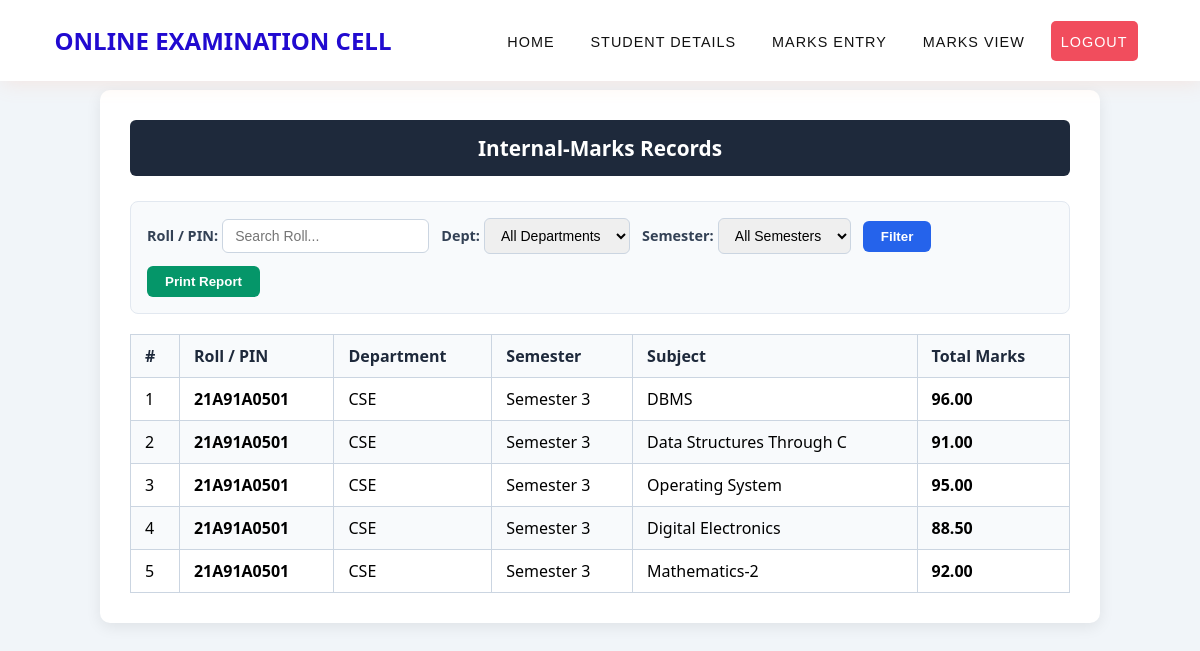
The page /internal/internal-view.php (signed in) on the database its author committed.
### tables this page shows
CREATE TABLE IF NOT EXISTS `internal` (
  `id` INT AUTO_INCREMENT PRIMARY KEY,
  `rollNumber` VARCHAR(30) NOT NULL,
  `department` VARCHAR(20) NOT NULL,
  `semester` VARCHAR(30) NOT NULL,
  `subject` VARCHAR(100) NOT NULL,
  `total` DECIMAL(5,2) NOT NULL DEFAULT 0.00,
  `created_at` TIMESTAMP DEFAULT CURRENT_TIMESTAMP
);

### internal/internal-view.php (the view, shortened to what this page needs)
<?php
require_once "db_config.php";
$filterRoll = trim($_GET['rollNumber'] ?? '');
?>
<!DOCTYPE html>
<html lang="en">
<head>
    <link rel="stylesheet" href="../css/style.css" />
</head>
<body>
    <section class="main">
        <nav>
            <a href="../index.php" class="logo">
                <h1 style="color: #210ad0; font-size: 24px; font-weight: 700; font-family: 'Segoe UI', Tahoma, Geneva, Verdana, sans-serif;">ONLINE EXAMINATION CELL</h1>
            </a>
            <ul class="menu" style="border-radius: 5px;">
                <li><a href="../index.php">Home</a></li>
                <li><a href="#">Student Details</a>
                </li>
                <li><a href="#">Marks Entry</a>
                </li>
                <li><a href="#">Marks View</a>
                </li>
                <li><a href="../logout.php" class="active" style="width: auto; border-radius: 5px; cursor: pointer;">Logout</a></li>
            </ul>
        </nav>
        <div class="container" id="printableArea">
            <h2>Internal-Marks Records</h2>
            <form method="GET" class="filter-bar">
                <div>
                    <label for="rollNumber">Roll / PIN:</label>
                    <input type="text" name="rollNumber" id="rollNumber" placeholder="Search Roll..." value="<?php echo htmlspecialchars($filterRoll); ?>"/>
                </div>
                <div>
                    <label for="department">Dept:</label>
                    <select name="department" id="department">
                        <option value="">All Departments</option>
                    </select>
                </div>
                <div>
                    <label for="semester">Semester:</label>
                    <select name="semester" id="semester">
                        <option value="">All Semesters</option>
                    </select>
                </div>
                <input type="submit" class="submit-btn" value="Filter">
                <button type="button" class="print-btn" onclick="window.print()">Print Report</button>
            </form>
            <table>
                <thead>
                    <tr>
                        <th>#</th>
                        <th>Roll / PIN</th>
                        <th>Department</th>
                        <th>Semester</th>
                        <th>Subject</th>
                        <th>Total Marks</th>
                    </tr>
                </thead>
                <tbody>
                <?php
                $where = ["1 = 1"];
                $query = "SELECT id, rollNumber, department, semester, subject, total FROM internal WHERE " . implode(" AND ", $where) . " ORDER BY id DESC";
                $stmt = $conn->prepare($query);
                if ($stmt) {
                    $stmt->execute();
                    $result = $stmt->get_result();
                    if ($result->num_rows > 0) {
                        $count = 1;
                        while ($row = $result->fetch_assoc()) {
                            echo "<tr>";
                            echo "<td>" . $count++ . "</td>";
                            echo "<td><strong>" . htmlspecialchars($row['rollNumber']) . "</strong></td>";
                            echo "<td>" . htmlspecialchars($row['department']) . "</td>";
                            echo "<td>" . htmlspecialchars($row['semester']) . "</td>";
                            echo "<td>" . htmlspecialchars($row['subject']) . "</td>";
                            echo "<td><strong>" . htmlspecialchars($row['total']) . "</strong></td>";
                            echo "</tr>";
                        }
                    } else {
                        echo "<tr><td colspan='6' style='text-align: center; color: #64748b; padding: 20px;'>No internal marks records found.</td></tr>";
                    }
                } else {
                    echo "<tr><td colspan='6' style='color: red;'>Database query error: " . htmlspecialchars($conn->error) . "</td></tr>";
                }
                ?>
                </tbody>
            </table>
        </div>
    </section>
</body>
</html>

### css/style.css (style rules this page uses)
body { margin:0px; padding: 0px; font-family: calibri; }
* { box-sizing: border-box; }
ul { list-style: none; }
a { text-decoration: none; }
input { outline: none; border: none; }
.main { width:100%; height:768px; }
nav { display: flex; font-family: 'Franklin Gothic Medium', 'Arial Narrow', Arial, sans-serif; align-items: center; justify-content: space-around; padding: 0px 30px; background-color:#fff; box-shadow: 2px 2px 20px rgba(255, 151, 103, 0.164); z-index: 1; width:100%; position: fixed; left: 0px; top: 0px; }
nav ul { display: flex; margin:0px; padding: 0px; }
nav ul li a { height:40px; line-height: 43px; margin: 8px; padding: 0px 10px; display: flex; font-size: 0.9rem; text-transform: uppercase; font-weight: 400; color:#111; letter-spacing: 1px; transition: 0.4s ease-in-out; }
.active { background-color: #F14D5D; color: #fff; }

### internal/internal-view.php (style rules this page uses)
body { font-family: 'Segoe UI', Tahoma, Geneva, Verdana, sans-serif; margin: 0; padding: 0; background-color: #f1f5f9; }
.container { max-width: 1000px; margin: 90px auto 40px; padding: 30px; background-color: #fff; border-radius: 10px; box-shadow: 0 4px 15px rgba(0, 0, 0, 0.08); }
h2 { background-color: #1e293b; color: #fff; text-align: center; padding: 14px; margin: 0 0 25px 0; border-radius: 6px; font-size: 1.3rem; }
table { width: 100%; border-collapse: collapse; margin-top: 20px; }
table, th, td { border: 1px solid #cbd5e1; }
th { background-color: #f8fafc; color: #1e293b; font-weight: 600; }
th, td { padding: 10px 14px; text-align: left; }
tr:nth-child(even) { background-color: #f8fafc; }
form.filter-bar { display: flex; gap: 12px; flex-wrap: wrap; align-items: center; margin-bottom: 20px; background: #f8fafc; padding: 16px; border-radius: 8px; border: 1px solid #e2e8f0; }
form.filter-bar label { font-weight: 600; font-size: 0.9rem; color: #334155; }
form.filter-bar select, form.filter-bar input[type="text"] { padding: 8px 12px; border: 1px solid #cbd5e1; border-radius: 6px; font-size: 14px; }
.submit-btn { background-color: #2563eb; color: #fff; border: none; padding: 8px 18px; cursor: pointer; border-radius: 6px; font-weight: 600; }
.print-btn { background-color: #059669; color: #fff; border: none; padding: 8px 18px; cursor: pointer; border-radius: 6px; font-weight: 600; }

### rows shown on the page
internal: rollNumber "21A91A0501", department "CSE", semester "Semester 3", subject "DBMS", total "96.00"
internal: rollNumber "21A91A0501", department "CSE", semester "Semester 3", subject "Data Structures Through C", total "91.00"
internal: rollNumber "21A91A0501", department "CSE", semester "Semester 3", subject "Operating System", total "95.00"
internal: rollNumber "21A91A0501", department "CSE", semester "Semester 3", subject "Digital Electronics", total "88.50"
internal: rollNumber "21A91A0501", department "CSE", semester "Semester 3", subject "Mathematics-2", total "92.00"
